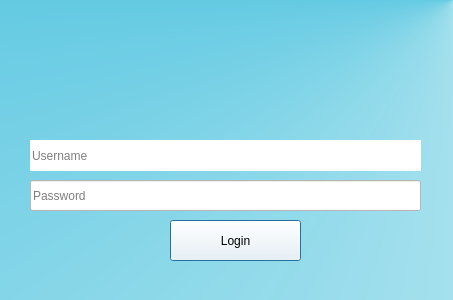
<?xml version="1.0" encoding="UTF-8"?>
<ui version="4.0">
 <class>login_dialog</class>
 <widget class="QDialog" name="login_dialog">
  <property name="geometry">
   <rect>
    <x>0</x>
    <y>0</y>
    <width>453</width>
    <height>300</height>
   </rect>
  </property>
  <property name="sizePolicy">
   <sizepolicy hsizetype="Fixed" vsizetype="Fixed">
    <horstretch>0</horstretch>
    <verstretch>0</verstretch>
   </sizepolicy>
  </property>
  <property name="windowTitle">
   <string>Login - Twig</string>
  </property>
  <property name="styleSheet">
   <string notr="true">QDialog
{
	background: qconicalgradient(cx:1, cy:0, angle:43.9392, stop:0 rgba(0, 169, 208, 240), stop:1 rgba(255, 255, 255, 255))
}</string>
  </property>
  <widget class="QLineEdit" name="username_text">
   <property name="geometry">
    <rect>
     <x>30</x>
     <y>140</y>
     <width>391</width>
     <height>31</height>
    </rect>
   </property>
   <property name="styleSheet">
    <string notr="true">background: rgb(255, 255, 255)</string>
   </property>
   <property name="maxLength">
    <number>128</number>
   </property>
   <property name="frame">
    <bool>false</bool>
   </property>
   <property name="placeholderText">
    <string>Username</string>
   </property>
  </widget>
  <widget class="QLineEdit" name="password_text">
   <property name="geometry">
    <rect>
     <x>30</x>
     <y>180</y>
     <width>391</width>
     <height>31</height>
    </rect>
   </property>
   <property name="styleSheet">
    <string notr="true">background: rgb(255, 255, 255)</string>
   </property>
   <property name="maxLength">
    <number>64</number>
   </property>
   <property name="echoMode">
    <enum>QLineEdit::Password</enum>
   </property>
   <property name="placeholderText">
    <string>Password</string>
   </property>
  </widget>
  <widget class="QPushButton" name="login_button">
   <property name="geometry">
    <rect>
     <x>170</x>
     <y>220</y>
     <width>131</width>
     <height>41</height>
    </rect>
   </property>
   <property name="styleSheet">
    <string notr="true">background: white;</string>
   </property>
   <property name="text">
    <string>Login</string>
   </property>
  </widget>
  <widget class="QLabel" name="login_logo_label">
   <property name="geometry">
    <rect>
     <x>220</x>
     <y>30</y>
     <width>201</width>
     <height>101</height>
    </rect>
   </property>
   <property name="text">
    <string/>
   </property>
   <property name="pixmap">
    <pixmap resource="resources/general_resources.qrc">:/images/images/logo_transparent.png</pixmap>
   </property>
  </widget>
 </widget>
 <tabstops>
  <tabstop>password_text</tabstop>
  <tabstop>username_text</tabstop>
  <tabstop>login_button</tabstop>
 </tabstops>
 <resources>
  <include location="resources/general_resources.qrc"/>
 </resources>
 <connections/>
</ui>
